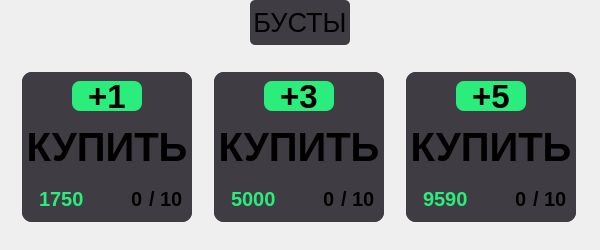
            <widget class="QFrame" name="frame_23">
             <property name="minimumSize">
              <size>
               <width>600</width>
               <height>250</height>
              </size>
             </property>
             <property name="maximumSize">
              <size>
               <width>600</width>
               <height>250</height>
              </size>
             </property>
             <layout class="QVBoxLayout" name="verticalLayout_18">
              <property name="spacing">
               <number>0</number>
              </property>
              <property name="leftMargin">
               <number>0</number>
              </property>
              <property name="topMargin">
               <number>0</number>
              </property>
              <property name="rightMargin">
               <number>0</number>
              </property>
              <property name="bottomMargin">
               <number>0</number>
              </property>
              <item>
               <widget class="QFrame" name="frame_24">
                <property name="minimumSize">
                 <size>
                  <width>0</width>
                  <height>20</height>
                 </size>
                </property>
                <property name="maximumSize">
                 <size>
                  <width>16777215</width>
                  <height>45</height>
                 </size>
                </property>
                <layout class="QHBoxLayout" name="horizontalLayout_33">
                 <property name="leftMargin">
                  <number>0</number>
                 </property>
                 <property name="topMargin">
                  <number>0</number>
                 </property>
                 <property name="rightMargin">
                  <number>0</number>
                 </property>
                 <property name="bottomMargin">
                  <number>0</number>
                 </property>
                 <item>
                  <spacer name="horizontalSpacer_33">
                   <property name="orientation">
                    <enum>Qt::Orientation::Horizontal</enum>
                   </property>
                   <property name="sizeHint" stdset="0">
                    <size>
                     <width>40</width>
                     <height>20</height>
                    </size>
                   </property>
                  </spacer>
                 </item>
                 <item>
                  <widget class="QLabel" name="label_44">
                   <property name="minimumSize">
                    <size>
                     <width>100</width>
                     <height>45</height>
                    </size>
                   </property>
                   <property name="maximumSize">
                    <size>
                     <width>100</width>
                     <height>45</height>
                    </size>
                   </property>
                   <property name="font">
                    <font>
                     <pointsize>20</pointsize>
                    </font>
                   </property>
                   <property name="styleSheet">
                    <string notr="true">background-color: rgb(64, 60, 67);
border-radius: 5px;</string>
                   </property>
                   <property name="text">
                    <string>БУСТЫ</string>
                   </property>
                   <property name="alignment">
                    <set>Qt::AlignmentFlag::AlignCenter</set>
                   </property>
                  </widget>
                 </item>
                 <item>
                  <spacer name="horizontalSpacer_34">
                   <property name="orientation">
                    <enum>Qt::Orientation::Horizontal</enum>
                   </property>
                   <property name="sizeHint" stdset="0">
                    <size>
                     <width>40</width>
                     <height>20</height>
                    </size>
                   </property>
                  </spacer>
                 </item>
                </layout>
               </widget>
              </item>
              <item>
               <widget class="QFrame" name="buy_ckicks_frame_2">
                <layout class="QHBoxLayout" name="horizontalLayout_34">
                 <property name="spacing">
                  <number>0</number>
                 </property>
                 <property name="leftMargin">
                  <number>0</number>
                 </property>
                 <property name="topMargin">
                  <number>0</number>
                 </property>
                 <property name="rightMargin">
                  <number>0</number>
                 </property>
                 <property name="bottomMargin">
                  <number>0</number>
                 </property>
                 <item>
                  <widget class="QFrame" name="one_click_buy_frame_7">
                   <property name="minimumSize">
                    <size>
                     <width>170</width>
                     <height>150</height>
                    </size>
                   </property>
                   <property name="maximumSize">
                    <size>
                     <width>170</width>
                     <height>150</height>
                    </size>
                   </property>
                   <property name="styleSheet">
                    <string notr="true">background-color: rgb(64, 60, 67);
border-radius:10px;
</string>
                   </property>
                   <layout class="QVBoxLayout" name="verticalLayout_19">
                    <property name="leftMargin">
                     <number>0</number>
                    </property>
                    <property name="topMargin">
                     <number>0</number>
                    </property>
                    <property name="rightMargin">
                     <number>0</number>
                    </property>
                    <property name="bottomMargin">
                     <number>0</number>
                    </property>
                    <item>
                     <widget class="QFrame" name="frame_25">
                      <layout class="QHBoxLayout" name="horizontalLayout_35">
                       <item>
                        <spacer name="horizontalSpacer_35">
                         <property name="orientation">
                          <enum>Qt::Orientation::Horizontal</enum>
                         </property>
                         <property name="sizeHint" stdset="0">
                          <size>
                           <width>40</width>
                           <height>20</height>
                          </size>
                         </property>
                        </spacer>
                       </item>
                       <item>
                        <widget class="QLabel" name="label_45">
                         <property name="minimumSize">
                          <size>
                           <width>70</width>
                           <height>30</height>
                          </size>
                         </property>
                         <property name="font">
                          <font>
                           <pointsize>25</pointsize>
                           <bold>true</bold>
                          </font>
                         </property>
                         <property name="styleSheet">
                          <string notr="true">background-color: rgb(42, 237, 123);
border-radius: 8px;
</string>
                         </property>
                         <property name="text">
                          <string>+1</string>
                         </property>
                         <property name="alignment">
                          <set>Qt::AlignmentFlag::AlignCenter</set>
                         </property>
                        </widget>
                       </item>
                       <item>
                        <spacer name="horizontalSpacer_36">
                         <property name="orientation">
                          <enum>Qt::Orientation::Horizontal</enum>
                         </property>
                         <property name="sizeHint" stdset="0">
                          <size>
                           <width>40</width>
                           <height>20</height>
                          </size>
                         </property>
                        </spacer>
                       </item>
                      </layout>
                     </widget>
                    </item>
                    <item>
                     <widget class="QPushButton" name="pushButton_18">
                      <property name="font">
                       <font>
                        <pointsize>30</pointsize>
                        <bold>true</bold>
                       </font>
                      </property>
                      <property name="text">
                       <string>КУПИТЬ</string>
                      </property>
                      <property name="flat">
                       <bool>true</bool>
                      </property>
                     </widget>
                    </item>
                    <item>
                     <widget class="QFrame" name="frame_26">
                      <layout class="QHBoxLayout" name="horizontalLayout_36">
                       <item>
                        <widget class="QLabel" name="label_46">
                         <property name="font">
                          <font>
                           <pointsize>15</pointsize>
                           <bold>true</bold>
                          </font>
                         </property>
                         <property name="styleSheet">
                          <string notr="true">color: rgb(42, 237, 123);
margin: 3px;</string>
                         </property>
                         <property name="text">
                          <string>1750</string>
                         </property>
                        </widget>
                       </item>
                       <item>
                        <spacer name="horizontalSpacer_37">
                         <property name="orientation">
                          <enum>Qt::Orientation::Horizontal</enum>
                         </property>
                         <property name="sizeHint" stdset="0">
                          <size>
                           <width>40</width>
                           <height>20</height>
                          </size>
                         </property>
                        </spacer>
                       </item>
                       <item>
                        <widget class="QLabel" name="label_47">
                         <property name="font">
                          <font>
                           <pointsize>15</pointsize>
                           <bold>true</bold>
                          </font>
                         </property>
                         <property name="text">
                          <string>0</string>
                         </property>
                        </widget>
                       </item>
                       <item>
                        <widget class="QLabel" name="label_48">
                         <property name="font">
                          <font>
                           <pointsize>15</pointsize>
                           <bold>true</bold>
                          </font>
                         </property>
                         <property name="text">
                          <string>/ 10</string>
                         </property>
                        </widget>
                       </item>
                      </layout>
                     </widget>
                    </item>
                   </layout>
                  </widget>
                 </item>
                 <item>
                  <widget class="QFrame" name="one_click_buy_frame_8">
                   <property name="minimumSize">
                    <size>
                     <width>170</width>
                     <height>150</height>
                    </size>
                   </property>
                   <property name="maximumSize">
                    <size>
                     <width>170</width>
                     <height>150</height>
                    </size>
                   </property>
                   <property name="styleSheet">
                    <string notr="true">background-color: rgb(64, 60, 67);
border-radius:10px;</string>
                   </property>
                   <layout class="QVBoxLayout" name="verticalLayout_20">
                    <property name="leftMargin">
                     <number>0</number>
                    </property>
                    <property name="topMargin">
                     <number>0</number>
                    </property>
                    <property name="rightMargin">
                     <number>0</number>
                    </property>
                    <property name="bottomMargin">
                     <number>0</number>
                    </property>
                    <item>
                     <widget class="QFrame" name="frame_27">
                      <layout class="QHBoxLayout" name="horizontalLayout_37">
                       <item>
                        <spacer name="horizontalSpacer_38">
                         <property name="orientation">
                          <enum>Qt::Orientation::Horizontal</enum>
                         </property>
                         <property name="sizeHint" stdset="0">
                          <size>
                           <width>40</width>
                           <height>20</height>
                          </size>
                         </property>
                        </spacer>
                       </item>
                       <item>
                        <widget class="QLabel" name="label_49">
                         <property name="minimumSize">
                          <size>
                           <width>70</width>
                           <height>30</height>
                          </size>
                         </property>
                         <property name="font">
                          <font>
                           <pointsize>25</pointsize>
                           <bold>true</bold>
                          </font>
                         </property>
                         <property name="styleSheet">
                          <string notr="true">background-color: rgb(42, 237, 123);
border-radius: 8px;
</string>
                         </property>
                         <property name="text">
                          <string>+3</string>
                         </property>
                         <property name="alignment">
                          <set>Qt::AlignmentFlag::AlignCenter</set>
                         </property>
                        </widget>
                       </item>
                       <item>
                        <spacer name="horizontalSpacer_39">
                         <property name="orientation">
                          <enum>Qt::Orientation::Horizontal</enum>
                         </property>
                         <property name="sizeHint" stdset="0">
                          <size>
                           <width>40</width>
                           <height>20</height>
                          </size>
                         </property>
                        </spacer>
                       </item>
                      </layout>
                     </widget>
                    </item>
                    <item>
                     <widget class="QPushButton" name="pushButton_19">
                      <property name="font">
                       <font>
                        <pointsize>30</pointsize>
                        <bold>true</bold>
                       </font>
                      </property>
                      <property name="text">
                       <string>КУПИТЬ</string>
                      </property>
                      <property name="flat">
                       <bool>true</bool>
                      </property>
                     </widget>
                    </item>
                    <item>
                     <widget class="QFrame" name="frame_28">
                      <layout class="QHBoxLayout" name="horizontalLayout_38">
                       <item>
                        <widget class="QLabel" name="label_50">
                         <property name="font">
                          <font>
                           <pointsize>15</pointsize>
                           <bold>true</bold>
                          </font>
                         </property>
                         <property name="styleSheet">
                          <string notr="true">color: rgb(42, 237, 123);
margin: 3px;</string>
                         </property>
                         <property name="text">
                          <string>5000</string>
                         </property>
                        </widget>
                       </item>
                       <item>
                        <spacer name="horizontalSpacer_40">
                         <property name="orientation">
                          <enum>Qt::Orientation::Horizontal</enum>
                         </property>
                         <property name="sizeHint" stdset="0">
                          <size>
                           <width>40</width>
                           <height>20</height>
                          </size>
                         </property>
                        </spacer>
                       </item>
                       <item>
                        <widget class="QLabel" name="label_51">
                         <property name="font">
                          <font>
                           <pointsize>15</pointsize>
                           <bold>true</bold>
                          </font>
                         </property>
                         <property name="text">
                          <string>0</string>
                         </property>
                        </widget>
                       </item>
                       <item>
                        <widget class="QLabel" name="label_52">
                         <property name="font">
                          <font>
                           <pointsize>15</pointsize>
                           <bold>true</bold>
                          </font>
                         </property>
                         <property name="text">
                          <string>/ 10</string>
                         </property>
                        </widget>
                       </item>
                      </layout>
                     </widget>
                    </item>
                   </layout>
                  </widget>
                 </item>
                 <item>
                  <widget class="QFrame" name="one_click_buy_frame_9">
                   <property name="minimumSize">
                    <size>
                     <width>170</width>
                     <height>150</height>
                    </size>
                   </property>
                   <property name="maximumSize">
                    <size>
                     <width>170</width>
                     <height>150</height>
                    </size>
                   </property>
                   <property name="styleSheet">
                    <string notr="true">background-color: rgb(64, 60, 67);
border-radius:10px;</string>
                   </property>
                   <layout class="QVBoxLayout" name="verticalLayout_21">
                    <property name="leftMargin">
                     <number>0</number>
                    </property>
                    <property name="topMargin">
                     <number>0</number>
                    </property>
                    <property name="rightMargin">
                     <number>0</number>
                    </property>
                    <property name="bottomMargin">
                     <number>0</number>
                    </property>
                    <item>
                     <widget class="QFrame" name="frame_29">
                      <layout class="QHBoxLayout" name="horizontalLayout_39">
                       <item>
                        <spacer name="horizontalSpacer_41">
                         <property name="orientation">
                          <enum>Qt::Orientation::Horizontal</enum>
                         </property>
                         <property name="sizeHint" stdset="0">
                          <size>
                           <width>40</width>
                           <height>20</height>
                          </size>
                         </property>
                        </spacer>
                       </item>
                       <item>
                        <widget class="QLabel" name="label_53">
                         <property name="minimumSize">
                          <size>
                           <width>70</width>
                           <height>30</height>
                          </size>
                         </property>
                         <property name="font">
                          <font>
                           <pointsize>25</pointsize>
                           <bold>true</bold>
                          </font>
                         </property>
                         <property name="styleSheet">
                          <string notr="true">background-color: rgb(42, 237, 123);
border-radius: 8px;
</string>
                         </property>
                         <property name="text">
                          <string>+5</string>
                         </property>
                         <property name="alignment">
                          <set>Qt::AlignmentFlag::AlignCenter</set>
                         </property>
                        </widget>
                       </item>
                       <item>
                        <spacer name="horizontalSpacer_42">
                         <property name="orientation">
                          <enum>Qt::Orientation::Horizontal</enum>
                         </property>
                         <property name="sizeHint" stdset="0">
                          <size>
                           <width>40</width>
                           <height>20</height>
                          </size>
                         </property>
                        </spacer>
                       </item>
                      </layout>
                     </widget>
                    </item>
                    <item>
                     <widget class="QPushButton" name="pushButton_20">
                      <property name="font">
                       <font>
                        <pointsize>30</pointsize>
                        <bold>true</bold>
                       </font>
                      </property>
                      <property name="text">
                       <string>КУПИТЬ</string>
                      </property>
                      <property name="flat">
                       <bool>true</bool>
                      </property>
                     </widget>
                    </item>
                    <item>
                     <widget class="QFrame" name="frame_30">
                      <layout class="QHBoxLayout" name="horizontalLayout_40">
                       <item>
                        <widget class="QLabel" name="label_54">
                         <property name="font">
                          <font>
                           <pointsize>15</pointsize>
                           <bold>true</bold>
                          </font>
                         </property>
                         <property name="styleSheet">
                          <string notr="true">color: rgb(42, 237, 123);
margin: 3px;</string>
                         </property>
                         <property name="text">
                          <string>9590</string>
                         </property>
                        </widget>
                       </item>
                       <item>
                        <spacer name="horizontalSpacer_43">
                         <property name="orientation">
                          <enum>Qt::Orientation::Horizontal</enum>
                         </property>
                         <property name="sizeHint" stdset="0">
                          <size>
                           <width>40</width>
                           <height>20</height>
                          </size>
                         </property>
                        </spacer>
                       </item>
                       <item>
                        <widget class="QLabel" name="label_55">
                         <property name="font">
                          <font>
                           <pointsize>15</pointsize>
                           <bold>true</bold>
                          </font>
                         </property>
                         <property name="text">
                          <string>0</string>
                         </property>
                        </widget>
                       </item>
                       <item>
                        <widget class="QLabel" name="label_56">
                         <property name="font">
                          <font>
                           <pointsize>15</pointsize>
                           <bold>true</bold>
                          </font>
                         </property>
                         <property name="text">
                          <string>/ 10</string>
                         </property>
                        </widget>
                       </item>
                      </layout>
                     </widget>
                    </item>
                   </layout>
                  </widget>
                 </item>
                </layout>
               </widget>
              </item>
             </layout>
            </widget>
